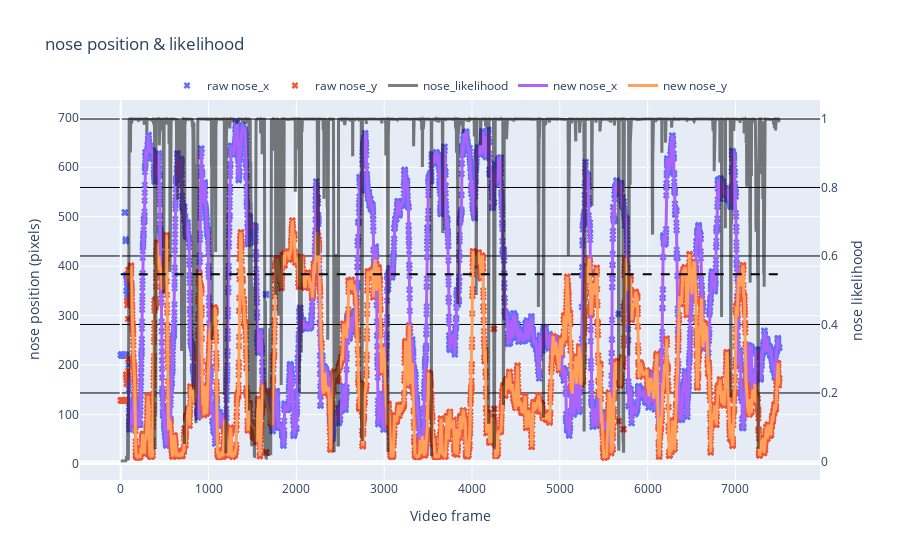

Notebook source saved alongside this figure:
### Code cell
rst.plot_raw_vs_smoothed(df_raw, df_smooth, bodypart = 'nose', num_sd = confidence)

### Figure 1 — Plotly figure (JSON) as saved in the notebook; plotly's stock layout.template omitted (floating-point values rounded to 4 significant figures; data arrays with more than 128 entries replaced by an {"elided": "..."} marker saying what was removed)
{"data": [{"marker": {"size": 6, "symbol": "x"}, "mode": "markers", "name": "raw nose_x", "type": "scatter", "x": {"elided": "7500 int values"}, "y": {"elided": "7500 float values"}}, {"marker": {"size": 6, "symbol": "x"}, "mode": "markers", "name": "raw nose_y", "type": "scatter", "x": {"elided": "7500 int values"}, "y": {"elided": "7500 float values"}}, {"line": {"color": "black", "width": 3}, "name": "nose_likelihood", "opacity": 0.5, "type": "scatter", "x": {"elided": "7500 int values"}, "y": {"elided": "7500 float values"}, "yaxis": "y2"}, {"line": {"width": 3}, "name": "new nose_x", "type": "scatter", "x": {"elided": "7500 int values"}, "y": {"elided": "7500 float values"}}, {"line": {"width": 3}, "name": "new nose_y", "type": "scatter", "x": {"elided": "7500 int values"}, "y": {"elided": "7500 float values"}}], "layout": {"legend": {"orientation": "h", "x": 0.5, "xanchor": "center", "y": 1, "yanchor": "bottom"}, "shapes": [{"line": {"color": "black", "dash": "dash"}, "type": "line", "x0": 0, "x1": 7499, "y0": 0.547, "y1": 0.547, "yref": "y2"}], "title": {"text": "nose position & likelihood"}, "xaxis": {"title": {"text": "Video frame"}}, "yaxis": {"title": {"text": "nose position (pixels)"}}, "yaxis2": {"gridcolor": "black", "overlaying": "y", "side": "right", "title": {"text": "nose likelihood"}}}}
